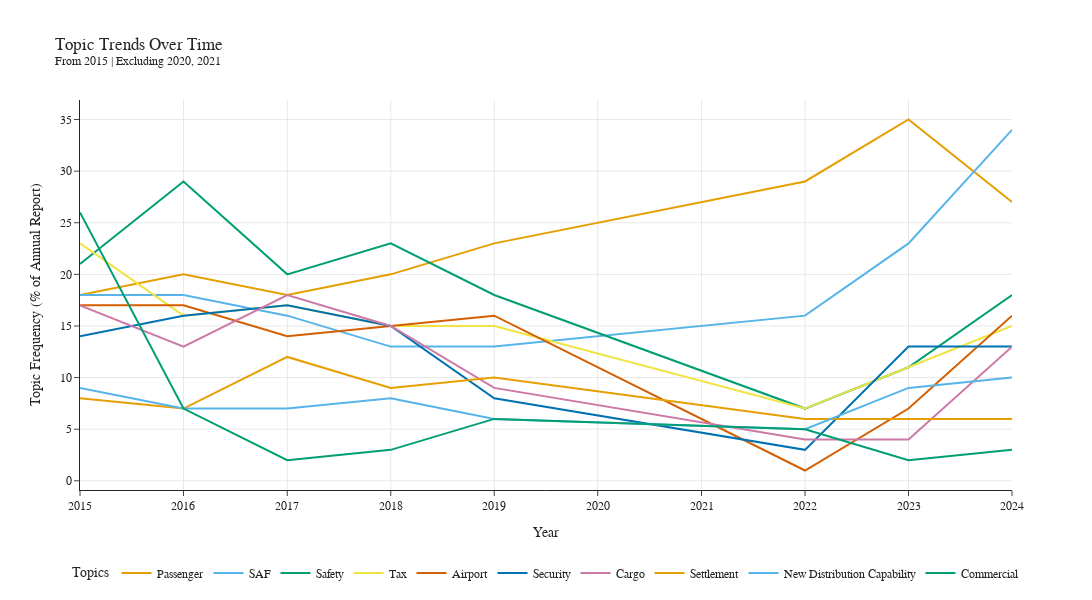

Notebook source saved alongside this figure:
### Code cell
# ------------------------------------------------------------
# Generate topic time series and visualize trends
# ------------------------------------------------------------

timestamps = pd.to_datetime(timestamps, format="%Y")
topics_over_time = topic_model.topics_over_time(texts, timestamps, topic_model.topics_)

# Save time series data and topic labels for the RAG assistant to use later
topics_over_time.to_csv("../outputs/topics_over_time.csv", index=False)
with open("../outputs/topic_labels.json", "w") as f:
    json.dump(clean_labels, f, indent=2)

# Filter out junk and noise topics from list and count rate
topic_freq = topic_model.get_topic_freq()
valid_topic_freq = topic_freq[
    (~topic_freq["Topic"].isin(junk_topics)) &
    (topic_freq["Topic"] != -1)
]

# Select top 10 most frequent clean topics
top_topics = valid_topic_freq.head(10)["Topic"].tolist()

# Make plot of topic frequency by year
# y-axis = % of all text chunks assigned to this topic in a given year
fig = topic_model.visualize_topics_over_time(topics_over_time, topics=top_topics)

# Apply custom colors and labels
for i, trace in enumerate(fig.data):
    topic_id = top_topics[i]
    #trace.line.color = iata_palette[i % len(iata_palette)]
    trace.name = clean_labels[topic_id]
    hover_text = trace.hovertemplate or ""
    trace.hovertemplate = f"{clean_labels[topic_id]}<extra></extra>"

# Clean up the figure layout
fig.update_layout(
    title=f"Topic Trends Over Time<br><sup>{model_label}</sup>",
    width=1200,
    height=600,
    xaxis_title="Year",
    yaxis_title="Topic Frequency (% of Annual Report)",
    legend_title="Topics",
    font=dict(family="Arial", size=12),
    legend=dict(
        orientation="h",
        yanchor="bottom",
        y=-0.25,
        xanchor="center",
        x=0.5
    )
)

output_filename = f"../outputs/topic_trends_{model_name}"
fig.write_html(f"{output_filename}.html")
fig.write_image(f"{output_filename}.png")

fig.show()

### Figure 1 — Plotly figure (JSON) as saved in the notebook; plotly's stock layout.template omitted (floating-point values rounded to 4 significant figures)
{"data": [{"hoverinfo": "text", "hovertemplate": "Passenger<extra></extra>", "hovertext": ["<b>Topic 0</b><br>Words: passenger, growth, load, cargo, year", "<b>Topic 0</b><br>Words: passenger, year, load, freight, domestic", "<b>Topic 0</b><br>Words: year, passenger, domestic, load, growth", "<b>Topic 0</b><br>Words: year, growth, load, passenger, freight", "<b>Topic 0</b><br>Words: year, passenger, cargo, domestic, growth", "<b>Topic 0</b><br>Words: cargo, demand, passenger, pandemic, domestic", "<b>Topic 0</b><br>Words: cargo, passenger, america, rpks, demand", "<b>Topic 0</b><br>Words: cargo, growth, economics, year, demand"], "marker": {"color": "#E69F00"}, "mode": "lines", "name": "Passenger", "type": "scatter", "x": ["2015-01-01T00:00:00.000000000", "2016-01-01T00:00:00.000000000", "2017-01-01T00:00:00.000000000", "2018-01-01T00:00:00.000000000", "2019-01-01T00:00:00.000000000", "2022-01-01T00:00:00.000000000", "2023-01-01T00:00:00.000000000", "2024-01-01T00:00:00.000000000"], "y": [18, 20, 18, 20, 23, 29, 35, 27]}, {"hoverinfo": "text", "hovertemplate": "SAF<extra></extra>", "hovertext": ["<b>Topic 1</b><br>Words: emissions, saf, fuel, carbon, environmental", "<b>Topic 1</b><br>Words: emissions, environmental, carbon, saf, s", "<b>Topic 1</b><br>Words: emissions, saf, corsia, carbon, s", "<b>Topic 1</b><br>Words: saf, emissions, corsia, carbon, environmental", "<b>Topic 1</b><br>Words: saf, corsia, emissions, carbon, environmental", "<b>Topic 1</b><br>Words: emissions, saf, carbon, zero, net zero", "<b>Topic 1</b><br>Words: saf, emissions, corsia, production, net zero", "<b>Topic 1</b><br>Words: saf, emissions, carbon, corsia, net zero"], "marker": {"color": "#56B4E9"}, "mode": "lines", "name": "SAF", "type": "scatter", "x": ["2015-01-01T00:00:00.000000000", "2016-01-01T00:00:00.000000000", "2017-01-01T00:00:00.000000000", "2018-01-01T00:00:00.000000000", "2019-01-01T00:00:00.000000000", "2022-01-01T00:00:00.000000000", "2023-01-01T00:00:00.000000000", "2024-01-01T00:00:00.000000000"], "y": [18, 18, 16, 13, 13, 16, 23, 34]}, {"hoverinfo": "text", "hovertemplate": "Safety<extra></extra>", "hovertext": ["<b>Topic 2</b><br>Words: safety, iosa, accidents, accident, aircraft", "<b>Topic 2</b><br>Words: safety, accidents, iosa, accident, aircraft", "<b>Topic 2</b><br>Words: safety, iosa, accidents, accident, isago", "<b>Topic 2</b><br>Words: safety, iosa, accidents, isago, accident", "<b>Topic 2</b><br>Words: safety, accident, iosa, accidents, turbulence", "<b>Topic 2</b><br>Words: safety, million flights, flights, accident, million", "<b>Topic 2</b><br>Words: safety, iosa, accidents, accident, risk", "<b>Topic 2</b><br>Words: safety, iosa, accidents, accident, risk"], "marker": {"color": "#009E73"}, "mode": "lines", "name": "Safety", "type": "scatter", "x": ["2015-01-01T00:00:00.000000000", "2016-01-01T00:00:00.000000000", "2017-01-01T00:00:00.000000000", "2018-01-01T00:00:00.000000000", "2019-01-01T00:00:00.000000000", "2022-01-01T00:00:00.000000000", "2023-01-01T00:00:00.000000000", "2024-01-01T00:00:00.000000000"], "y": [21, 29, 20, 23, 18, 7, 11, 18]}, {"hoverinfo": "text", "hovertemplate": "Tax<extra></extra>", "hovertext": ["<b>Topic 3</b><br>Words: regulation, tax, passengers, passenger, smarter", "<b>Topic 3</b><br>Words: tax, regulation, passenger, taxation, principles", "<b>Topic 3</b><br>Words: tax, regulations, regulation, unruly, passengers", "<b>Topic 3</b><br>Words: tax, regulation, smarter, regulations, passengers", "<b>Topic 3</b><br>Words: tax, regulation, taxation, principles, s", "<b>Topic 3</b><br>Words: mobility, eu, mobility aids, aids, tax", "<b>Topic 3</b><br>Words: tax, incidents, mobility, passengers, unruly", "<b>Topic 3</b><br>Words: tax, taxes, passenger, regulation, approach"], "marker": {"color": "#F0E442"}, "mode": "lines", "name": "Tax", "type": "scatter", "x": ["2015-01-01T00:00:00.000000000", "2016-01-01T00:00:00.000000000", "2017-01-01T00:00:00.000000000", "2018-01-01T00:00:00.000000000", "2019-01-01T00:00:00.000000000", "2022-01-01T00:00:00.000000000", "2023-01-01T00:00:00.000000000", "2024-01-01T00:00:00.000000000"], "y": [23, 16, 17, 15, 15, 7, 11, 15]}, {"hoverinfo": "text", "hovertemplate": "Airport<extra></extra>", "hovertext": ["<b>Topic 4</b><br>Words: airport, charges, infrastructure, airports, cost", "<b>Topic 4</b><br>Words: airport, charges, infrastructure, s, airports", "<b>Topic 4</b><br>Words: airport, charges, infrastructure, airports, cost", "<b>Topic 4</b><br>Words: airport, infrastructure, charges, capacity, investment", "<b>Topic 4</b><br>Words: airport, infrastructure, charges, investment, capacity", "<b>Topic 4</b><br>Words: airports, business travel, economic regulation, travel, economic", "<b>Topic 4</b><br>Words: charges, airport, airports, infrastructure, ansps", "<b>Topic 4</b><br>Words: airport, charges, infrastructure, development, airports"], "marker": {"color": "#D55E00"}, "mode": "lines", "name": "Airport", "type": "scatter", "x": ["2015-01-01T00:00:00.000000000", "2016-01-01T00:00:00.000000000", "2017-01-01T00:00:00.000000000", "2018-01-01T00:00:00.000000000", "2019-01-01T00:00:00.000000000", "2022-01-01T00:00:00.000000000", "2023-01-01T00:00:00.000000000", "2024-01-01T00:00:00.000000000"], "y": [17, 17, 14, 15, 16, 1, 7, 16]}, {"hoverinfo": "text", "hovertemplate": "Security<extra></extra>", "hovertext": ["<b>Topic 5</b><br>Words: security, information, smart security, smart, cyber", "<b>Topic 5</b><br>Words: security, information, pnr, risk, smart security", "<b>Topic 5</b><br>Words: security, smart security, smart, information, risk", "<b>Topic 5</b><br>Words: security, smart security, smart, measures, risk", "<b>Topic 5</b><br>Words: security, information, gasep, threats, governments", "<b>Topic 5</b><br>Words: security, civil, information, airspace, attacks", "<b>Topic 5</b><br>Words: security, risk, measures, screening, information", "<b>Topic 5</b><br>Words: security, information, cybersecurity, risk, sems"], "marker": {"color": "#0072B2"}, "mode": "lines", "name": "Security", "type": "scatter", "x": ["2015-01-01T00:00:00.000000000", "2016-01-01T00:00:00.000000000", "2017-01-01T00:00:00.000000000", "2018-01-01T00:00:00.000000000", "2019-01-01T00:00:00.000000000", "2022-01-01T00:00:00.000000000", "2023-01-01T00:00:00.000000000", "2024-01-01T00:00:00.000000000"], "y": [14, 16, 17, 15, 8, 3, 13, 13]}, {"hoverinfo": "text", "hovertemplate": "Cargo<extra></extra>", "hovertext": ["<b>Topic 6</b><br>Words: cargo, freight, e, lithium, ceiv", "<b>Topic 6</b><br>Words: cargo, lithium, freight, batteries, e", "<b>Topic 6</b><br>Words: cargo, e, lithium, freight, ceiv", "<b>Topic 6</b><br>Words: cargo, dangerous, dangerous goods, goods, e", "<b>Topic 6</b><br>Words: cargo, dangerous, dangerous goods, ceiv, s", "<b>Topic 6</b><br>Words: cargo, lithium, batteries, lithium batteries, people", "<b>Topic 6</b><br>Words: lithium, lithium battery, battery, cargo, vehicles", "<b>Topic 6</b><br>Words: cargo, ceiv, lithium, batteries, lithium batteries"], "marker": {"color": "#CC79A7"}, "mode": "lines", "name": "Cargo", "type": "scatter", "x": ["2015-01-01T00:00:00.000000000", "2016-01-01T00:00:00.000000000", "2017-01-01T00:00:00.000000000", "2018-01-01T00:00:00.000000000", "2019-01-01T00:00:00.000000000", "2022-01-01T00:00:00.000000000", "2023-01-01T00:00:00.000000000", "2024-01-01T00:00:00.000000000"], "y": [17, 13, 18, 15, 9, 4, 4, 13]}, {"hoverinfo": "text", "hovertemplate": "Settlement<extra></extra>", "hovertext": ["<b>Topic 7</b><br>Words: settlement, iss, billion, bsp, cass", "<b>Topic 7</b><br>Words: settlement, billion, iss, bsp, financial", "<b>Topic 7</b><br>Words: settlement, iss, billion, processed, bsp", "<b>Topic 7</b><br>Words: settlement, billion, iss, processed, bsp", "<b>Topic 7</b><br>Words: settlement, agents, bsp, billion, processed", "<b>Topic 7</b><br>Words: billion, processed, processed billion, settlement, financial", "<b>Topic 7</b><br>Words: billion, settlement, processed, processed billion, financial", "<b>Topic 7</b><br>Words: settlement, billion, processed, cass, bsp"], "marker": {"color": "#E69F00"}, "mode": "lines", "name": "Settlement", "type": "scatter", "x": ["2015-01-01T00:00:00.000000000", "2016-01-01T00:00:00.000000000", "2017-01-01T00:00:00.000000000", "2018-01-01T00:00:00.000000000", "2019-01-01T00:00:00.000000000", "2022-01-01T00:00:00.000000000", "2023-01-01T00:00:00.000000000", "2024-01-01T00:00:00.000000000"], "y": [8, 7, 12, 9, 10, 6, 6, 6]}, {"hoverinfo": "text", "hovertemplate": "New Distribution Capability<extra></extra>", "hovertext": ["<b>Topic 8</b><br>Words: ndc, travel, airline, order, distribution", "<b>Topic 8</b><br>Words: ndc, travel, order, agents, standard", "<b>Topic 8</b><br>Words: ndc, order, travel, standard, distribution", "<b>Topic 8</b><br>Words: ndc, order, travel, airline, airlines", "<b>Topic 8</b><br>Words: ndc, order, travel, airline, products", "<b>Topic 8</b><br>Words: retailing, airline retailing, airline, ndc, order", "<b>Topic 8</b><br>Words: ndc, order, retailing, airline, airlines", "<b>Topic 8</b><br>Words: retailing, ndc, travel, offers, orders"], "marker": {"color": "#56B4E9"}, "mode": "lines", "name": "New Distribution Capability", "type": "scatter", "x": ["2015-01-01T00:00:00.000000000", "2016-01-01T00:00:00.000000000", "2017-01-01T00:00:00.000000000", "2018-01-01T00:00:00.000000000", "2019-01-01T00:00:00.000000000", "2022-01-01T00:00:00.000000000", "2023-01-01T00:00:00.000000000", "2024-01-01T00:00:00.000000000"], "y": [9, 7, 7, 8, 6, 5, 9, 10]}, {"hoverinfo": "text", "hovertemplate": "Commercial<extra></extra>", "hovertext": ["<b>Topic 9</b><br>Words: commercial, world, years, s, flying", "<b>Topic 9</b><br>Words: anniversary, fl, s, people, world", "<b>Topic 9</b><br>Words: contents, offices contents, s message, message, offices", "<b>Topic 9</b><br>Words: world, contents, s message, message, offices contents", "<b>Topic 9</b><br>Words: contents, environment, world, benefits, financial", "<b>Topic 9</b><br>Words: contents, security regulations, regulations, airline retailing, retailing", "<b>Topic 9</b><br>Words: contents, governors, board governors, board, members", "<b>Topic 9</b><br>Words: continent, africa, contents, contribution, world"], "marker": {"color": "#009E73"}, "mode": "lines", "name": "Commercial", "type": "scatter", "x": ["2015-01-01T00:00:00.000000000", "2016-01-01T00:00:00.000000000", "2017-01-01T00:00:00.000000000", "2018-01-01T00:00:00.000000000", "2019-01-01T00:00:00.000000000", "2022-01-01T00:00:00.000000000", "2023-01-01T00:00:00.000000000", "2024-01-01T00:00:00.000000000"], "y": [26, 7, 2, 3, 6, 5, 2, 3]}], "layout": {"font": {"family": "Arial", "size": 12}, "height": 600, "hoverlabel": {"bgcolor": "white", "font": {"family": "Rockwell", "size": 16}}, "legend": {"orientation": "h", "title": {"text": "Topics"}, "x": 0.5, "xanchor": "center", "y": -0.25, "yanchor": "bottom"}, "title": {"text": "Topic Trends Over Time<br><sup>From 2015 | Excluding 2020, 2021</sup>"}, "width": 1200, "xaxis": {"showgrid": true, "title": {"text": "Year"}}, "yaxis": {"showgrid": true, "title": {"text": "Topic Frequency (% of Annual Report)"}}}}
